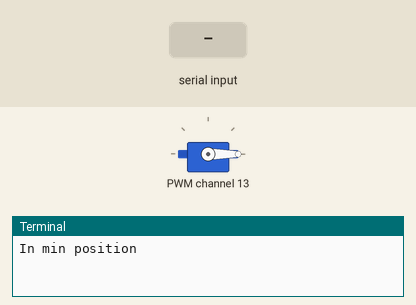
The program below on a simulated Raspberry Pi (BCM pin numbers). On the bench: servo, the last lines printed to the terminal. The test bench sets the inputs (shaded band). Servo angles are drawn from the pulse width (0.5 ms = 0°, 2.5 ms = 180°).

Above: at 1.2 s.
1.3 s: "1" typed at the terminal, then Enter
At 1.7 s:
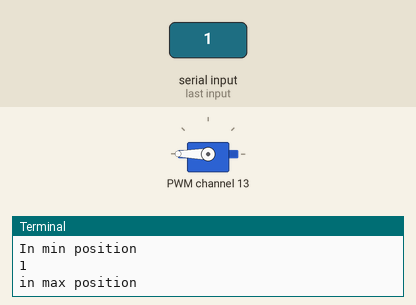
2.8 s: "0" typed at the terminal, then Enter
At 4.0 s:
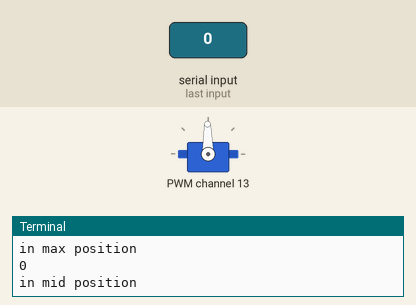
4.3 s: "2" typed at the terminal, then Enter
At 5.2 s:
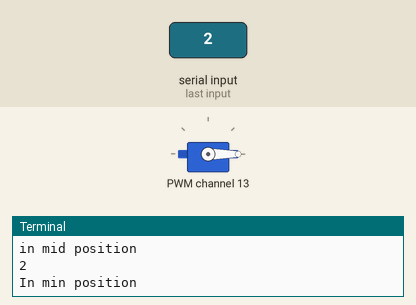
Timing chart, 0 to 7.3 s (numbered marks = the images above; inputs shaded):
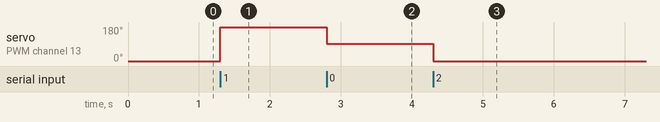

The program:

test.py
```python
import Adafruit_PCA9685

PWM_MIN = 73
PWM_MAX = 546
PWM_MID = (PWM_MAX+PWM_MIN)//2

def init_controller():
    pwm = Adafruit_PCA9685.PCA9685()
    pwm.set_pwm_freq(50)
    return pwm

if __name__=="__main__":
    pwm = init_controller()
    channel = 13
    while True:
        # Move servo on channel 12 between extremes.
        pwm.set_pwm(channel, 0, PWM_MIN)
        print("In min position")
        input()
        pwm.set_pwm(channel, 0, PWM_MAX)
        print("in max position")
        input()
        pwm.set_pwm(channel, 0, PWM_MID)
        print("in mid position")
        input()
```

Measured:
- after the input at 1.3 s, servo on PWM channel 13: 0° → 180° at once
- after the input at 2.8 s, servo on PWM channel 13: 180° → 91° at once
- after the input at 4.3 s, servo on PWM channel 13: 91° → 0° at once
